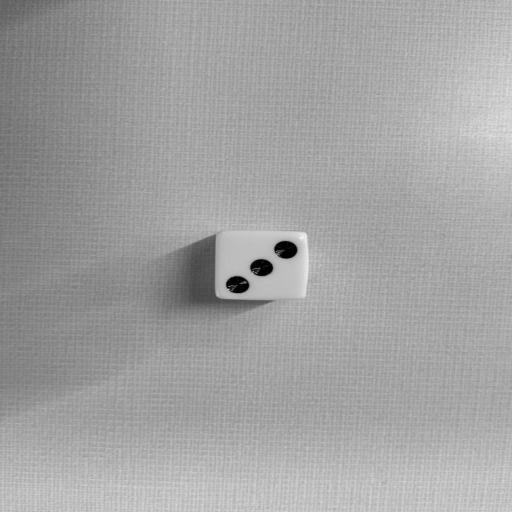
#> input picture dices/Imagem1.jpg, 512 x 512 px; its folder holds only this picture in this run
$ jupyter execute Trabalho_Final.ipynb   (shell and % lines are left out)
#> lines starting #> are read from the running program, lines starting #| are printed output that depends on the picture; after the words box and inside, x2 and y2 are one past the last pixel; in counts of white or black regions, pixels touching at a corner belong together
## Trabalho final desenvolvido pelos alunos:
- Itor Carlos Souza Queiroz
- Lanna Luara Novaes Silva

### Instalação e import das dependências necessárias

[cell 1]
import numpy as np
import matplotlib.pyplot as plt

from skimage import io, color, filters, feature
from skimage.util import img_as_float
from skimage.filters import sobel
from skimage.io import imread
import zipfile
import os
import requests
from skimage.transform import hough_circle, hough_circle_peaks
from skimage.filters import sobel, threshold_otsu

### Define o diretório onde ficará as imagens do dataset que está sendo usado no trabalho

Na pasta dices há 12 imagens selecionadas do dataset referência

[cell 2]
caminho_diretorio = 'dices/'
arquivos = [f for f in os.listdir(caminho_diretorio) if f.endswith(('.png', '.jpg', '.jpeg'))]

### Cria uma função para ler as imagens da pasta "dices" para exibir as imagens antes de realizar as próximas operações

[cell 3]
def exibe_grade(lista_imagens, titulos, mapa_cor=None):
    n_imagens = len(lista_imagens)
    numero_colunas = 4
    numero_linhas = (n_imagens // numero_colunas) + (1 if n_imagens % numero_colunas != 0 else 0)

    plt.figure(figsize=(15, numero_linhas * 4))
    for i, imagem in enumerate(lista_imagens):
        plt.subplot(numero_linhas, numero_colunas, i + 1)
        plt.imshow(imagem, cmap=mapa_cor if len(imagem.shape) == 2 else None)
        plt.axis("off")
        plt.title(titulos[i])
    plt.tight_layout()
    plt.show()

### Definição de uma função para converter as imagens para a escala de cinza. Primeiramente será removido o canal alpha, referente a transparência, caso o mesmo exista.

[cell 4]
def converter_para_cinza(lista_entrada):
    lista_saida = []
    for img in lista_entrada:
        # Remove canal alpha (transparência) se existir
        if len(img.shape) == 3 and img.shape[-1] == 4:
            img = img[:, :, :3]

        cinza = color.rgb2gray(img)
        lista_saida.append(cinza)
    return lista_saida

### Exibição das imagens originais do dataset sem alterações

[cell 5]
imagens_originais = []
for nome in arquivos:
    img = io.imread(os.path.join(caminho_diretorio, nome))
#> img is the input picture: shape (512, 512, 3); min 0, max 242, mean 162.3
    imagens_originais.append(img)


print("Exibindo imagens originais...")
exibe_grade(imagens_originais, arquivos)
#> in exibe_grade, `n_imagens = len(lista_imagens)`: n_imagens = 1
#> the loop in exibe_grade, `for i, imagem in enumerate(lista_imagens):` made 1 pass

### Aplicação da operação de conversão para a escala de cinza e a exibição das imagens

[cell 6]
imagens_cinza = converter_para_cinza(imagens_originais)
#> the loop in converter_para_cinza, `for img in lista_entrada:` made 1 pass
#> after the loop in converter_para_cinza, `for img in lista_entrada:`: lista_saida = 1 item
#> imagens_cinza = 1 item

print("Exibindo imagens em escala de cinza...")
# Importante: para imagens em cinza, passamos cmap='gray'
exibe_grade(imagens_cinza, arquivos, mapa_cor='gray')
#> the loop in exibe_grade (call 2), `for i, imagem in enumerate(lista_imagens):` made 1 pass

### Aplicação da operação de suavização em cada imagem do dataset e a exibição após a operação.

[cell 7]
# Aplicando a suavização com sigma=1.5 em todas as imagens
imagens_suavizadas = [filters.gaussian(img, sigma=1.5) for img in imagens_cinza]
#> imagens_suavizadas = 1 item

print(f"{len(imagens_suavizadas)} imagens foram suavizadas com sucesso!")
#| 1 imagens foram suavizadas com sucesso!

# Exibindo o resultado usando a função que criamos anteriormente
print("Exibindo imagens suavizadas (Noise Reduction):")
exibe_grade(imagens_suavizadas, arquivos, mapa_cor='gray')
#> call 3 of exibe_grade, with mapa_cor = 'gray'
#> the loop in exibe_grade (call 3), `for i, imagem in enumerate(lista_imagens):` made 1 pass
#> in exibe_grade (call 3), `plt.show()`:
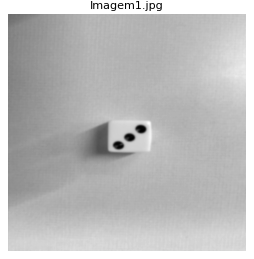
#> figure drawn by matplotlib, 1 panel

### Definição de operações para realizar a extração e binarização da borda.

[cell 8]
def extrair_bordas_sobel(imagem):
    """Aplica o filtro Sobel para realçar transições de intensidade."""
    return sobel(imagem)

# [4 lines left out: function binarizar_bordas, not called in this run]

[cell 9]
# [36 lines left out: functions encontrar_circulos_hough, processar_imagem_dado, detectar_circulos_batch, not called in this run]

### Operação de detectação de bordas dos objetos de cada imagem presente na pasta.

[cell 10]
imagens_sobel = []
imagens_binarias  = []

def detectar_circulos(imagens_suavizadas, raio_min, raio_max, passo=1):
#> called with raio_min = 6, raio_max = 12, passo = 1
    resultados_visualizacao = []

    # Definimos um intervalo de raios para procurar
    hough_radii = np.arange(raio_min, raio_max, passo)

    for img in imagens_suavizadas:
        # 1. Aplicando Sobel para realçar bordas
        # O Sobel ajuda a destacar a transição entre o dado e os pontos
        aplicacao_sobel = sobel(img)
        imagens_sobel.append(aplicacao_sobel)

        # 2. Binarização manual com limiar fixo
        limiar_fixo = 0.05  # Limiar definido manualmente
        bordas_binarias = aplicacao_sobel > limiar_fixo


        imagens_binarias.append(bordas_binarias)

        # 3. Transformada de Hough Circular
        hough_res = hough_circle(bordas_binarias, hough_radii)

        # Selecionar os picos mais evidentes (os 5 círculos mais prováveis)
        accums, cx, cy, radii = hough_circle_peaks(hough_res, hough_radii, total_num_peaks=5)

        # Guardamos a imagem original e os dados dos círculos para plotar
        resultados_visualizacao.append((img, cx, cy, radii))
#> this loop made 1 pass
#> (limiar_fixo, accums, cx, cy, radii) on pass 1: (0.05, [1, 1, 1, 1, 1], [261, 237, 285, 261, 285], [268, 284, 250, 267, 249], [9, 9, 9, 10, 10])
#> pass 1, in detectar_circulos, `aplicacao_sobel = sobel(img)`:
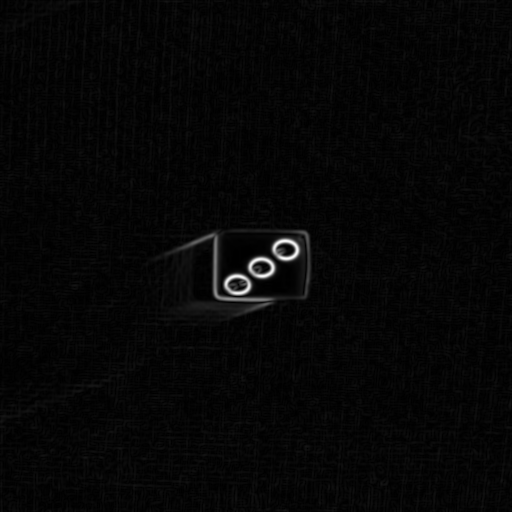
#> aplicacao_sobel: shape (512, 512) float64; min 2.01e-06, max 0.235, mean 0.00621; drawn with min black and max white
#> pass 1, in detectar_circulos, `bordas_binarias = aplicacao_sobel > limiar_fixo`:
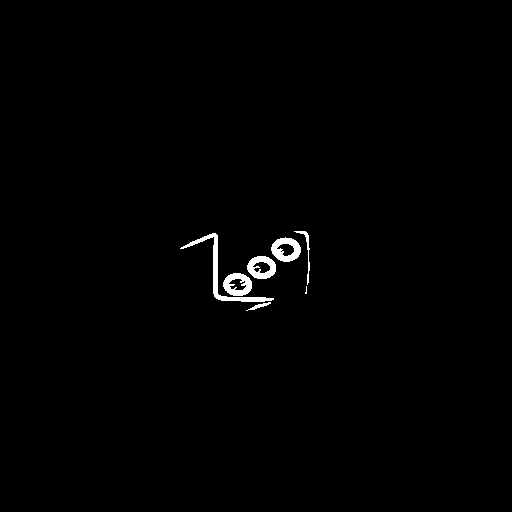
#> bordas_binarias: shape (512, 512) bool; 0.82% white; 7 white regions (1 under 20 px), largest, box (x1, y1, x2, y2) and area: (180, 233, 274, 302) 683, (271, 237, 301, 262) 439, (223, 273, 252, 296) 417, (247, 256, 276, 279) 409, (294, 231, 310, 285) 129, (246, 302, 271, 311) 68
#> after the loop, imagens_binarias = 1 item; imagens_sobel = 1 item; resultados_visualizacao = 1 item

    return resultados_visualizacao

# Ajuste os raios de acordo com o tamanho dos objetos nas suas imagens de 'dices'
resultados = detectar_circulos(imagens_suavizadas, raio_min=6, raio_max=12)
#> resultados = 1 item

### Aplicação do filtro de Sobel e exibição das imagens

[cell 11]
print("Exibindo imagens com filtro de Sobel aplicado:")
exibe_grade(imagens_sobel, arquivos, mapa_cor='gray')

### Aplicação da binarização para realces das bordas e exibição das imagens

[cell 12]
print("Exibindo imagens após a aplicação de binarização:")
exibe_grade(imagens_binarias, arquivos, mapa_cor='gray')

### Aplicação da Transformada de Hough e exibição das imagens com os resultados identificados

[cell 13]
def exibe_resultados_hough(resultados):
    n_imagens = len(resultados)
#> n_imagens = 1
    fig, axes = plt.subplots(nrows=(n_imagens // 4) + 1, ncols=4, figsize=(15, 10))
    axes = axes.ravel()

    for i, (img, cx, cy, radii) in enumerate(resultados):
        axes[i].imshow(img, cmap='gray')
        for center_y, center_x, radius in zip(cy, cx, radii):
            circ = plt.Circle((center_x, center_y), radius, color='yellow', fill=False, lw=2)
            axes[i].add_patch(circ)
        axes[i].axis('off')
#> this loop made 1 pass
#> (cx, cy, radii) on pass 1: ([261, 237, 285, 261, 285], [268, 284, 250, 267, 249], [9, 9, 9, 10, 10])

    plt.tight_layout()
    plt.show()
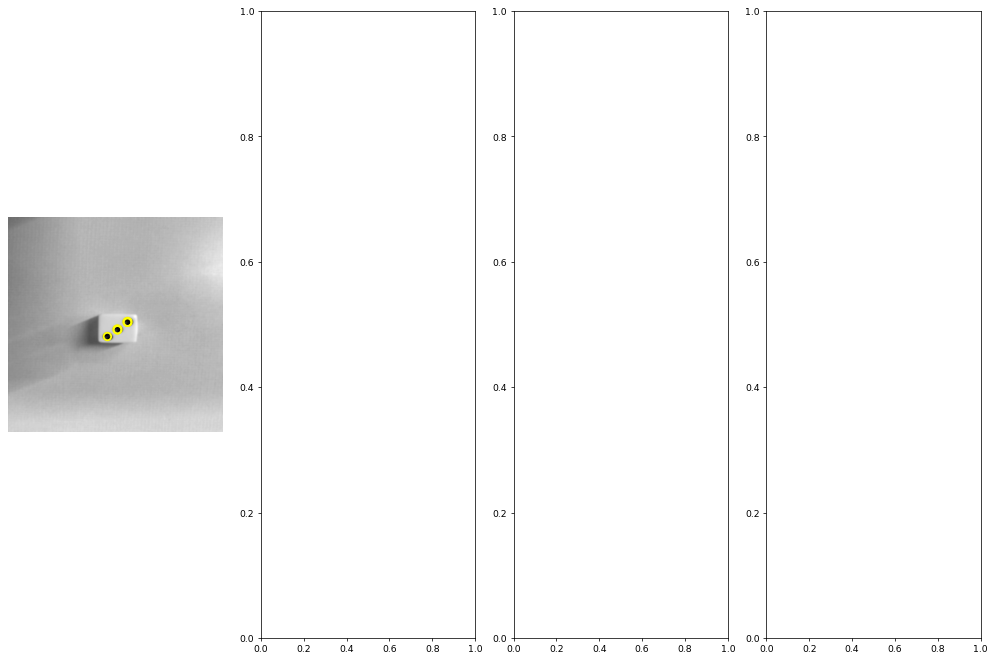
#> figure drawn by matplotlib, 1 panel

exibe_resultados_hough(resultados)

$ run again, on dices/Imagem6.jpg
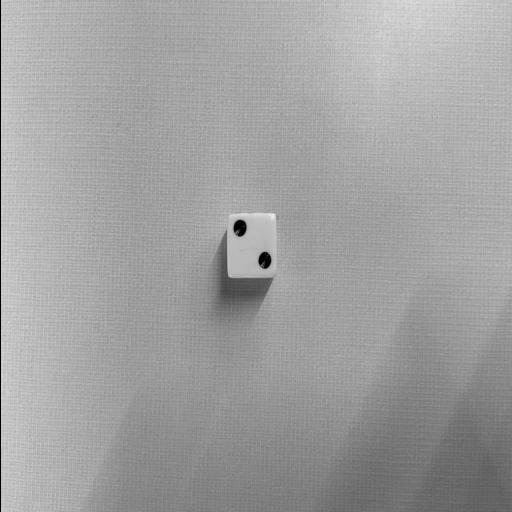
#> input picture dices/Imagem6.jpg, 512 x 512 px
#> img is the input picture: shape (512, 512, 3); min 0, max 238, mean 160.6
#> in exibe_grade, `n_imagens = len(lista_imagens)`: n_imagens = 1
#> the loop in exibe_grade, `for i, imagem in enumerate(lista_imagens):` made 1 pass
#> the loop in converter_para_cinza, `for img in lista_entrada:` made 1 pass
#> after the loop in converter_para_cinza, `for img in lista_entrada:`: lista_saida = 1 item
#> the loop in exibe_grade (call 2), `for i, imagem in enumerate(lista_imagens):` made 1 pass
#| 1 imagens foram suavizadas com sucesso!
#> the loop in detectar_circulos, `for img in imagens_suavizadas:` made 1 pass
#> (limiar_fixo, accums, cx, cy, radii) on pass 1: (0.05, [1, 1, 1, 1, 1], [264, 265, 240, 240, 265], [260, 260, 228, 228, 260], [8, 7, 7, 8, 6])
#> pass 1, in detectar_circulos, `bordas_binarias = aplicacao_sobel > limiar_fixo`:
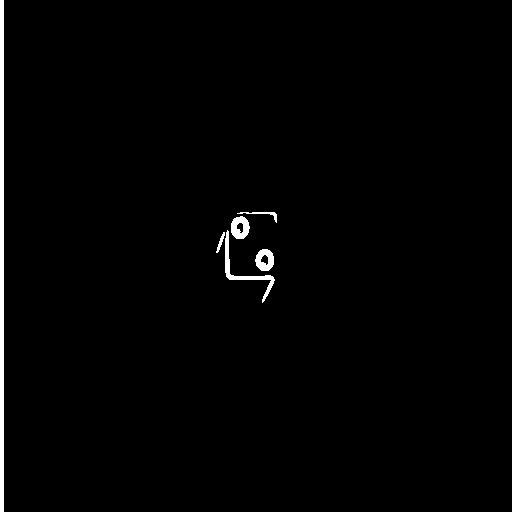
#> bordas_binarias: shape (512, 512) bool; 1.2% white; 6 white regions, box (x1, y1, x2, y2) and area: (0, 0, 4, 512) 2048, (225, 230, 275, 303) 470, (231, 216, 250, 239) 303, (255, 249, 274, 271) 286, (237, 212, 277, 223) 96, (216, 232, 225, 253) 62
#> in exibe_resultados_hough, `n_imagens = len(resultados)`: n_imagens = 1
#> the loop in exibe_resultados_hough, `for i, (img, cx, cy, radii) in enumerate(resultados):` made 1 pass
#> (cx, cy, radii) on pass 1: ([264, 265, 240, 240, 265], [260, 260, 228, 228, 260], [8, 7, 7, 8, 6])
#> in exibe_resultados_hough, `plt.show()`:
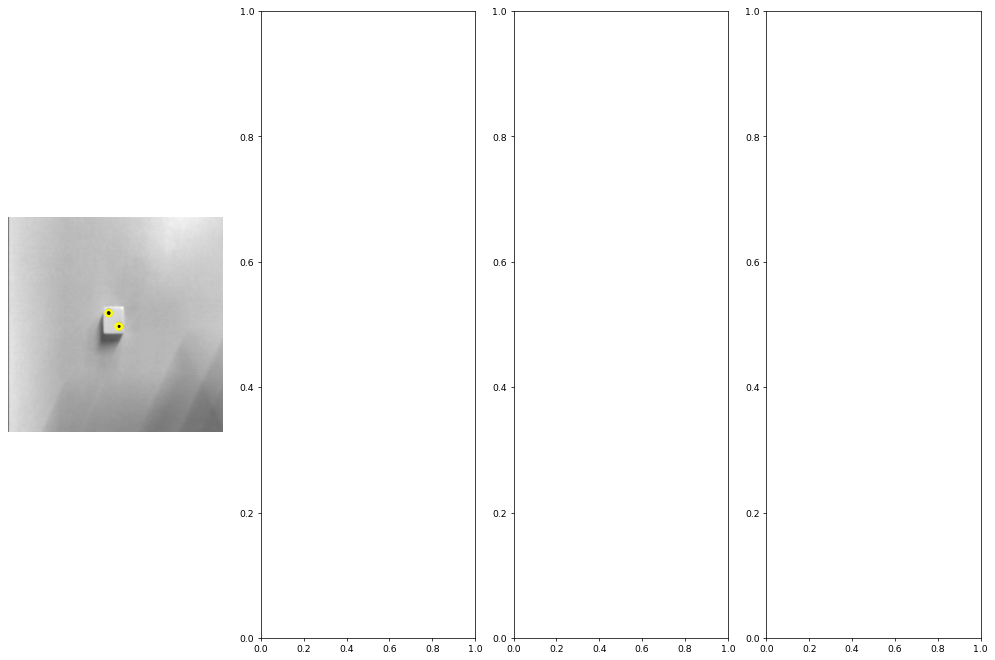
#> figure drawn by matplotlib, 1 panel

$ run again, on dices/bw3.jpg
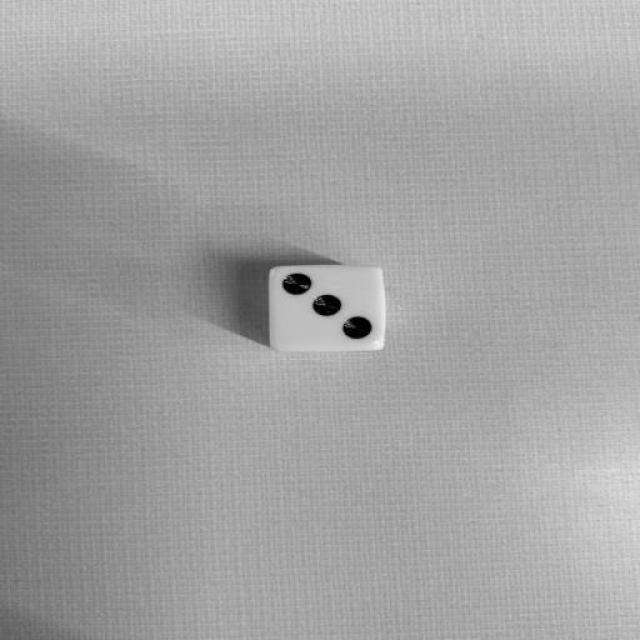
#> input picture dices/bw3.jpg, 640 x 640 px
#> img is the input picture: shape (640, 640, 3); min 0, max 241, mean 162.5
#> in exibe_grade, `n_imagens = len(lista_imagens)`: n_imagens = 1
#> the loop in exibe_grade, `for i, imagem in enumerate(lista_imagens):` made 1 pass
#> the loop in converter_para_cinza, `for img in lista_entrada:` made 1 pass
#> after the loop in converter_para_cinza, `for img in lista_entrada:`: lista_saida = 1 item
#> the loop in exibe_grade (call 2), `for i, imagem in enumerate(lista_imagens):` made 1 pass
#| 1 imagens foram suavizadas com sucesso!
#> the loop in detectar_circulos, `for img in imagens_suavizadas:` made 1 pass
#> (limiar_fixo, accums, cx, cy, radii) on pass 1: (0.05, [0.958, 0.944, 0.931, 0.917, 0.891], [357, 327, 297, 295, 358], [328, 304, 283, 283, 328], [11, 11, 11, 11, 10])
#> pass 1, in detectar_circulos, `bordas_binarias = aplicacao_sobel > limiar_fixo`:
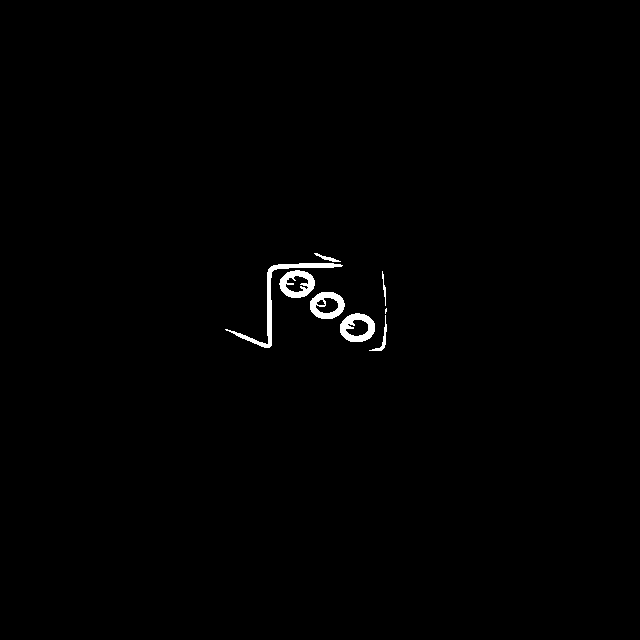
#> bordas_binarias: shape (640, 640) bool; 0.67% white; 8 white regions (1 under 20 px), largest, box (x1, y1, x2, y2) and area: (225, 263, 343, 348) 846, (340, 313, 375, 342) 571, (279, 270, 315, 298) 559
#> in exibe_resultados_hough, `n_imagens = len(resultados)`: n_imagens = 1
#> the loop in exibe_resultados_hough, `for i, (img, cx, cy, radii) in enumerate(resultados):` made 1 pass
#> (cx, cy, radii) on pass 1: ([357, 327, 297, 295, 358], [328, 304, 283, 283, 328], [11, 11, 11, 11, 10])
#> in exibe_resultados_hough, `plt.show()`:
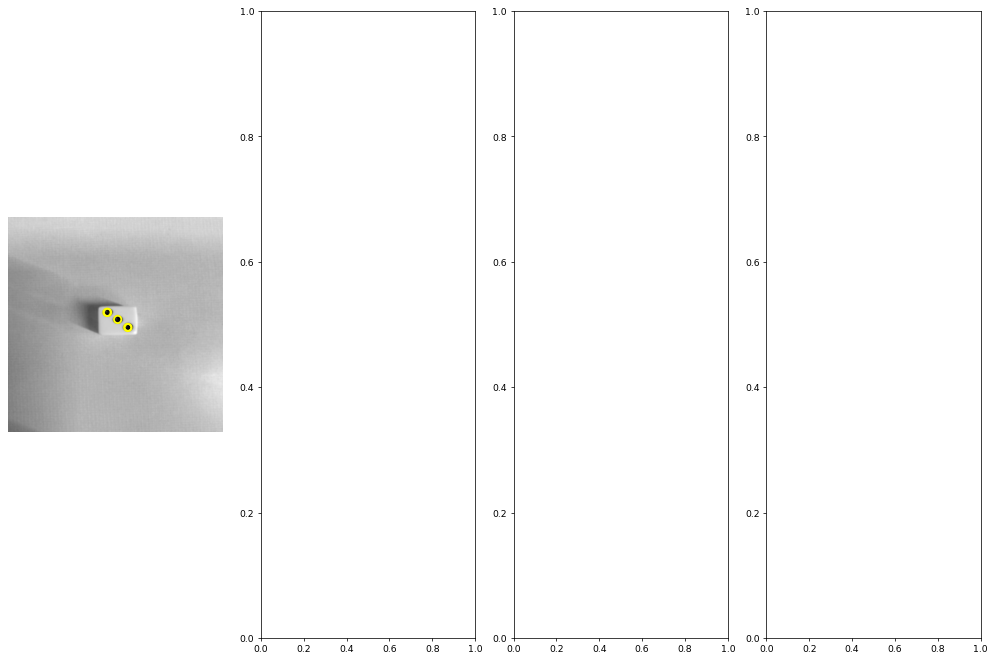
#> figure drawn by matplotlib, 1 panel
